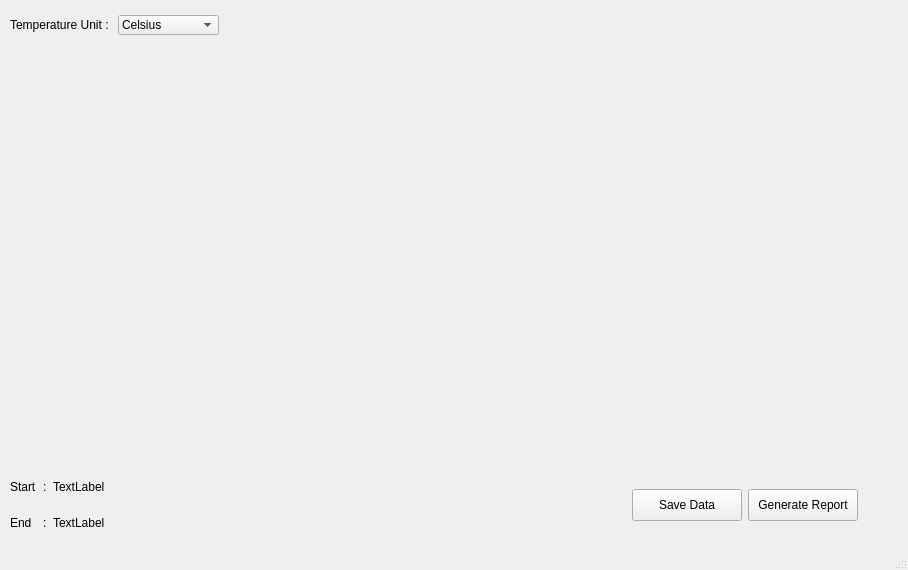
<?xml version="1.0" encoding="UTF-8"?>
<ui version="4.0">
 <class>ReadLoggerDataWindow</class>
 <widget class="QMainWindow" name="ReadLoggerDataWindow">
  <property name="geometry">
   <rect>
    <x>0</x>
    <y>0</y>
    <width>908</width>
    <height>570</height>
   </rect>
  </property>
  <property name="windowTitle">
   <string>MainWindow</string>
  </property>
  <property name="autoFillBackground">
   <bool>false</bool>
  </property>
  <property name="styleSheet">
   <string notr="true"/>
  </property>
  <widget class="QWidget" name="centralwidget">
   <layout class="QVBoxLayout" name="verticalLayout_2">
    <property name="leftMargin">
     <number>10</number>
    </property>
    <property name="topMargin">
     <number>10</number>
    </property>
    <property name="rightMargin">
     <number>10</number>
    </property>
    <property name="bottomMargin">
     <number>10</number>
    </property>
    <item>
     <layout class="QHBoxLayout" name="horizontalLayout_2">
      <item>
       <widget class="QLabel" name="label">
        <property name="sizePolicy">
         <sizepolicy hsizetype="Fixed" vsizetype="Preferred">
          <horstretch>0</horstretch>
          <verstretch>0</verstretch>
         </sizepolicy>
        </property>
        <property name="minimumSize">
         <size>
          <width>0</width>
          <height>30</height>
         </size>
        </property>
        <property name="font">
         <font>
          <family>Arial</family>
         </font>
        </property>
        <property name="text">
         <string>Temperature Unit : </string>
        </property>
       </widget>
      </item>
      <item>
       <widget class="QComboBox" name="comboBox_temp_unit">
        <property name="font">
         <font>
          <family>Arial</family>
         </font>
        </property>
        <property name="toolTip">
         <string>&lt;html&gt;&lt;head/&gt;&lt;body&gt;&lt;p&gt;Change unit&lt;/p&gt;&lt;/body&gt;&lt;/html&gt;</string>
        </property>
        <property name="styleSheet">
         <string notr="true">QComboBox{
	padding: 1px 18px 1px 3px;
}

QComboBox QAbstractItemView {
	padding: 1px 2px 1px 2px;
}</string>
        </property>
        <property name="currentText">
         <string>Celsius</string>
        </property>
        <item>
         <property name="text">
          <string>Celsius</string>
         </property>
        </item>
        <item>
         <property name="text">
          <string>Kelvin</string>
         </property>
        </item>
        <item>
         <property name="text">
          <string>Fahrenheit</string>
         </property>
        </item>
       </widget>
      </item>
      <item>
       <spacer name="horizontalSpacer_3">
        <property name="orientation">
         <enum>Qt::Horizontal</enum>
        </property>
        <property name="sizeHint" stdset="0">
         <size>
          <width>40</width>
          <height>20</height>
         </size>
        </property>
       </spacer>
      </item>
     </layout>
    </item>
    <item>
     <widget class="MplWidget" name="MplWidget" native="true">
      <property name="sizePolicy">
       <sizepolicy hsizetype="MinimumExpanding" vsizetype="MinimumExpanding">
        <horstretch>0</horstretch>
        <verstretch>0</verstretch>
       </sizepolicy>
      </property>
      <property name="minimumSize">
       <size>
        <width>880</width>
        <height>374</height>
       </size>
      </property>
     </widget>
    </item>
    <item>
     <layout class="QHBoxLayout" name="horizontalLayout">
      <item>
       <layout class="QGridLayout" name="gridLayout">
        <item row="1" column="2">
         <widget class="QLabel" name="label_4">
          <property name="text">
           <string>:</string>
          </property>
         </widget>
        </item>
        <item row="1" column="1">
         <widget class="QLabel" name="graph_start">
          <property name="sizePolicy">
           <sizepolicy hsizetype="Preferred" vsizetype="Fixed">
            <horstretch>0</horstretch>
            <verstretch>0</verstretch>
           </sizepolicy>
          </property>
          <property name="minimumSize">
           <size>
            <width>0</width>
            <height>30</height>
           </size>
          </property>
          <property name="font">
           <font>
            <family>Arial</family>
           </font>
          </property>
          <property name="text">
           <string>Start</string>
          </property>
         </widget>
        </item>
        <item row="1" column="3">
         <widget class="QLabel" name="graph_start_dt">
          <property name="text">
           <string>TextLabel</string>
          </property>
         </widget>
        </item>
        <item row="2" column="1">
         <widget class="QLabel" name="graph_end">
          <property name="sizePolicy">
           <sizepolicy hsizetype="Preferred" vsizetype="Fixed">
            <horstretch>0</horstretch>
            <verstretch>0</verstretch>
           </sizepolicy>
          </property>
          <property name="minimumSize">
           <size>
            <width>0</width>
            <height>30</height>
           </size>
          </property>
          <property name="font">
           <font>
            <family>Arial</family>
           </font>
          </property>
          <property name="text">
           <string>End</string>
          </property>
         </widget>
        </item>
        <item row="2" column="3">
         <widget class="QLabel" name="graph_end_dt">
          <property name="text">
           <string>TextLabel</string>
          </property>
         </widget>
        </item>
        <item row="2" column="2">
         <widget class="QLabel" name="label_5">
          <property name="text">
           <string>:</string>
          </property>
         </widget>
        </item>
       </layout>
      </item>
      <item>
       <spacer name="horizontalSpacer_2">
        <property name="orientation">
         <enum>Qt::Horizontal</enum>
        </property>
        <property name="sizeHint" stdset="0">
         <size>
          <width>678</width>
          <height>20</height>
         </size>
        </property>
       </spacer>
      </item>
      <item>
       <widget class="QPushButton" name="btn_save_csv_data">
        <property name="minimumSize">
         <size>
          <width>110</width>
          <height>0</height>
         </size>
        </property>
        <property name="styleSheet">
         <string notr="true">QPushButton{
	margine:5px;
	padding: 8px;
}</string>
        </property>
        <property name="text">
         <string>Save Data</string>
        </property>
       </widget>
      </item>
      <item>
       <widget class="QPushButton" name="btn_generate_report">
        <property name="sizePolicy">
         <sizepolicy hsizetype="Fixed" vsizetype="Fixed">
          <horstretch>0</horstretch>
          <verstretch>0</verstretch>
         </sizepolicy>
        </property>
        <property name="minimumSize">
         <size>
          <width>110</width>
          <height>0</height>
         </size>
        </property>
        <property name="font">
         <font>
          <family>Arial</family>
         </font>
        </property>
        <property name="styleSheet">
         <string notr="true">QPushButton{
	margine:5px;
	padding: 8px;
}</string>
        </property>
        <property name="text">
         <string>Generate Report</string>
        </property>
       </widget>
      </item>
      <item>
       <spacer name="horizontalSpacer">
        <property name="orientation">
         <enum>Qt::Horizontal</enum>
        </property>
        <property name="sizeType">
         <enum>QSizePolicy::Fixed</enum>
        </property>
        <property name="sizeHint" stdset="0">
         <size>
          <width>40</width>
          <height>18</height>
         </size>
        </property>
       </spacer>
      </item>
     </layout>
    </item>
   </layout>
  </widget>
  <widget class="QStatusBar" name="statusbar"/>
  <widget class="QMenuBar" name="menubar">
   <property name="geometry">
    <rect>
     <x>0</x>
     <y>0</y>
     <width>908</width>
     <height>21</height>
    </rect>
   </property>
  </widget>
 </widget>
 <customwidgets>
  <customwidget>
   <class>MplWidget</class>
   <extends>QWidget</extends>
   <header>mplwidget.h</header>
   <container>1</container>
  </customwidget>
 </customwidgets>
 <resources/>
 <connections/>
</ui>
